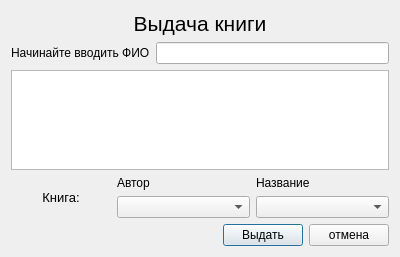
<?xml version="1.0" encoding="UTF-8"?>
<ui version="4.0">
 <class>Dialog</class>
 <widget class="QDialog" name="Dialog">
  <property name="geometry">
   <rect>
    <x>0</x>
    <y>0</y>
    <width>400</width>
    <height>257</height>
   </rect>
  </property>
  <property name="sizePolicy">
   <sizepolicy hsizetype="Fixed" vsizetype="Fixed">
    <horstretch>0</horstretch>
    <verstretch>0</verstretch>
   </sizepolicy>
  </property>
  <property name="maximumSize">
   <size>
    <width>400</width>
    <height>257</height>
   </size>
  </property>
  <property name="windowTitle">
   <string>Dialog</string>
  </property>
  <layout class="QVBoxLayout" name="verticalLayout">
   <item>
    <widget class="QLabel" name="label">
     <property name="font">
      <font>
       <pointsize>16</pointsize>
      </font>
     </property>
     <property name="tabletTracking">
      <bool>false</bool>
     </property>
     <property name="contextMenuPolicy">
      <enum>Qt::CustomContextMenu</enum>
     </property>
     <property name="layoutDirection">
      <enum>Qt::LeftToRight</enum>
     </property>
     <property name="text">
      <string>Выдача книги</string>
     </property>
     <property name="alignment">
      <set>Qt::AlignCenter</set>
     </property>
    </widget>
   </item>
   <item>
    <spacer name="verticalSpacer">
     <property name="orientation">
      <enum>Qt::Vertical</enum>
     </property>
     <property name="sizeHint" stdset="0">
      <size>
       <width>20</width>
       <height>40</height>
      </size>
     </property>
    </spacer>
   </item>
   <item>
    <layout class="QHBoxLayout" name="horizontalLayout">
     <item>
      <widget class="QLabel" name="label_2">
       <property name="text">
        <string>Начинайте вводить ФИО</string>
       </property>
      </widget>
     </item>
     <item>
      <widget class="QLineEdit" name="lineEdit"/>
     </item>
    </layout>
   </item>
   <item>
    <widget class="QTableView" name="tableView"/>
   </item>
   <item>
    <layout class="QHBoxLayout" name="horizontalLayout_3">
     <item>
      <widget class="QLabel" name="label_3">
       <property name="sizePolicy">
        <sizepolicy hsizetype="Fixed" vsizetype="Preferred">
         <horstretch>0</horstretch>
         <verstretch>0</verstretch>
        </sizepolicy>
       </property>
       <property name="minimumSize">
        <size>
         <width>100</width>
         <height>0</height>
        </size>
       </property>
       <property name="font">
        <font>
         <pointsize>10</pointsize>
        </font>
       </property>
       <property name="text">
        <string>Книга:</string>
       </property>
       <property name="alignment">
        <set>Qt::AlignCenter</set>
       </property>
      </widget>
     </item>
     <item>
      <layout class="QGridLayout" name="gridLayout">
       <item row="0" column="0">
        <widget class="QLabel" name="label_4">
         <property name="text">
          <string>Автор</string>
         </property>
        </widget>
       </item>
       <item row="1" column="0">
        <widget class="QComboBox" name="comboBox"/>
       </item>
       <item row="0" column="1">
        <widget class="QLabel" name="label_5">
         <property name="text">
          <string>Название</string>
         </property>
        </widget>
       </item>
       <item row="1" column="1">
        <widget class="QComboBox" name="comboBox_3"/>
       </item>
      </layout>
     </item>
    </layout>
   </item>
   <item>
    <spacer name="verticalSpacer_3">
     <property name="orientation">
      <enum>Qt::Vertical</enum>
     </property>
     <property name="sizeHint" stdset="0">
      <size>
       <width>20</width>
       <height>40</height>
      </size>
     </property>
    </spacer>
   </item>
   <item>
    <spacer name="verticalSpacer_2">
     <property name="orientation">
      <enum>Qt::Vertical</enum>
     </property>
     <property name="sizeHint" stdset="0">
      <size>
       <width>20</width>
       <height>40</height>
      </size>
     </property>
    </spacer>
   </item>
   <item>
    <layout class="QHBoxLayout" name="horizontalLayout_2">
     <item>
      <spacer name="horizontalSpacer">
       <property name="orientation">
        <enum>Qt::Horizontal</enum>
       </property>
       <property name="sizeHint" stdset="0">
        <size>
         <width>40</width>
         <height>20</height>
        </size>
       </property>
      </spacer>
     </item>
     <item>
      <widget class="QPushButton" name="ok_btn">
       <property name="text">
        <string>Выдать</string>
       </property>
      </widget>
     </item>
     <item>
      <widget class="QPushButton" name="cancel_btn">
       <property name="text">
        <string>отмена</string>
       </property>
      </widget>
     </item>
    </layout>
   </item>
  </layout>
 </widget>
 <resources/>
 <connections/>
</ui>
